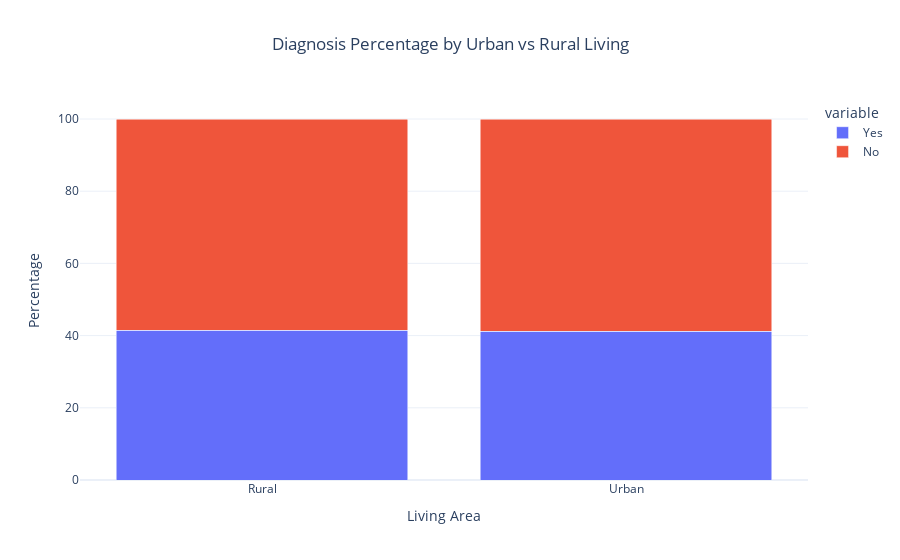

The notebook cell this image was saved under:
### Code cell
fig = px.bar(
df.groupby("Urban vs Rural Living")["Alzheimer’s Diagnosis"].value_counts(normalize=True).mul(100).unstack().reset_index(),
x="Urban vs Rural Living",
y=["Yes", "No"],
title="Diagnosis Percentage by Urban vs Rural Living",
labels={"value": "Percentage", "Urban vs Rural Living": "Living Area"},
template="plotly_white"
)
fig.update_layout(barmode='stack', title_x=0.5, yaxis_title="Percentage")
fig.show()

### Figure 1 — Plotly figure (JSON) as saved in the notebook; plotly's stock layout.template omitted (floating-point values rounded to 4 significant figures)
{"data": [{"hovertemplate": "variable=Yes<br>Living Area=%{x}<br>Percentage=%{y}<extra></extra>", "legendgroup": "Yes", "marker": {"color": "#636efa", "pattern": {"shape": ""}}, "name": "Yes", "orientation": "v", "showlegend": true, "textposition": "auto", "type": "bar", "x": ["Rural", "Urban"], "xaxis": "x", "y": [41.55, 41.14], "yaxis": "y"}, {"hovertemplate": "variable=No<br>Living Area=%{x}<br>Percentage=%{y}<extra></extra>", "legendgroup": "No", "marker": {"color": "#EF553B", "pattern": {"shape": ""}}, "name": "No", "orientation": "v", "showlegend": true, "textposition": "auto", "type": "bar", "x": ["Rural", "Urban"], "xaxis": "x", "y": [58.45, 58.86], "yaxis": "y"}], "layout": {"barmode": "stack", "legend": {"title": {"text": "variable"}, "tracegroupgap": 0}, "title": {"text": "Diagnosis Percentage by Urban vs Rural Living", "x": 0.5}, "xaxis": {"anchor": "y", "domain": [0, 1], "title": {"text": "Living Area"}}, "yaxis": {"anchor": "x", "domain": [0, 1], "title": {"text": "Percentage"}}}}
